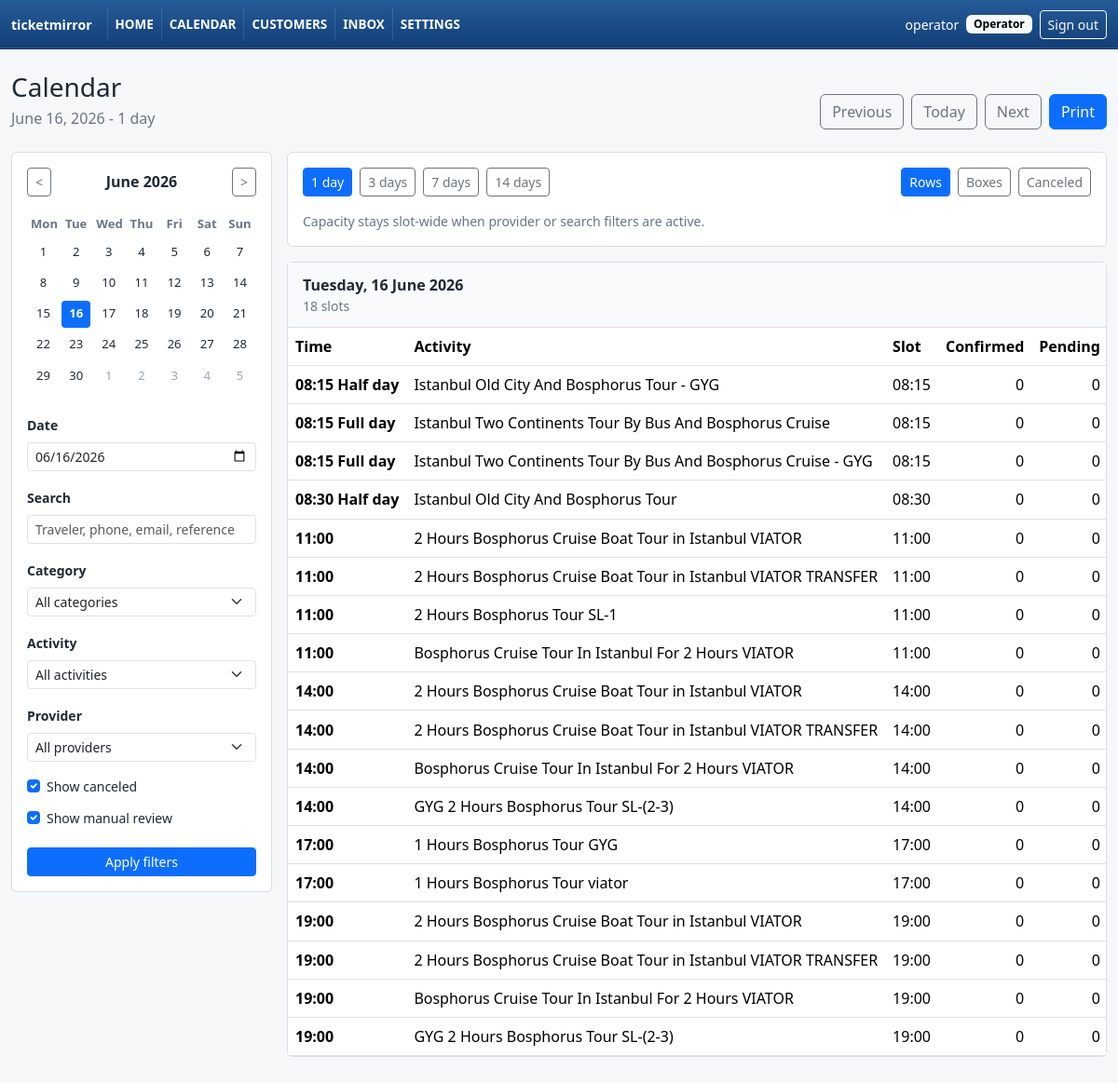
The page /bookings/daily/ (signed in) on the database its author committed.
### apps/accounts/models.py (models this page shows, shortened)
class UserProfile(models.Model):
    class Role(models.TextChoices):
        ADMIN = "admin", "Admin"
        OPERATOR = "operator", "Operator"
        VIEWER = "viewer", "Viewer"
    user = models.OneToOneField(
        settings.AUTH_USER_MODEL,
        on_delete=models.CASCADE,
        related_name="profile",
    )
    role = models.CharField(max_length=20, choices=Role.choices, default=Role.VIEWER)
    created_at = models.DateTimeField(auto_now_add=True)
    updated_at = models.DateTimeField(auto_now=True)
    class Meta:
        ordering = ["user__username"]

### apps/bookings/models.py (models this page shows, shortened)
class TimeStampedModel(models.Model):
    created_at = models.DateTimeField(auto_now_add=True)
    updated_at = models.DateTimeField(auto_now=True)
    class Meta:
        abstract = True

class TourActivity(TimeStampedModel):
    class Category(models.TextChoices):
        CRUISE = "cruise", "Cruise"
        LAND_AND_CRUISE = "land_and_cruise", "Land and cruise"
        YACHT = "yacht", "Yacht"
        OTHER = "other", "Other"
    name = models.CharField(max_length=180, unique=True)
    internal_display_name = models.CharField(max_length=180, blank=True)
    active = models.BooleanField(default=True)
    category = models.CharField(
        max_length=40,
        choices=Category.choices,
        blank=True,
    )
    display_settings = models.JSONField(default=dict, blank=True)
    notes = models.TextField(blank=True)
    class Meta:
        ordering = ["name"]
        indexes = [
            models.Index(fields=["active"], name="activity_active_idx"),
            models.Index(
                fields=["category", "active"],
                name="activity_cat_active_idx",
            ),
        ]

class ActivityScheduleSlot(TimeStampedModel):
    class SlotType(models.TextChoices):
        FIXED_TIME = "fixed_time", "Fixed time"
        HALF_DAY = "half_day", "Half day"
        FULL_DAY = "full_day", "Full day"
        OPEN_TIME = "open_time", "Open time"
        PRIVATE_GROUP = "private_group", "Private group"
    schedule = models.ForeignKey(
        ActivitySchedule,
        on_delete=models.CASCADE,
        related_name="slots",
    )
    start_time = models.TimeField()
    end_time = models.TimeField(null=True, blank=True)
    duration_minutes = models.PositiveIntegerField()
    slot_type = models.CharField(max_length=30, choices=SlotType.choices)
    capacity = models.PositiveIntegerField()
    days_of_week = models.JSONField(default=list, blank=True)
    active = models.BooleanField(default=True)
    class Meta:
        ordering = ["schedule__activity__name", "schedule__schedule_kind", "start_time"]
        indexes = [
            models.Index(
                fields=["schedule", "active"],
                name="act_slot_sched_active_idx",
            ),
            models.Index(fields=["start_time"], name="activity_slot_start_idx"),
            models.Index(fields=["slot_type"], name="activity_slot_type_idx"),
        ]

### apps/bookings/views.py (the view)
# urls.py: path("daily/", views.daily_operations, name="daily"),
@viewer_required
def daily_operations(request):
    selected_date = _parse_date(request.GET.get("date")) or timezone.localdate()
    range_days = _parse_range_days(request.GET.get("range"))
    query = request.GET.get("q", "").strip()
    view_mode = request.GET.get("view", "rows")
    if view_mode not in {"rows", "boxes"}:
        view_mode = "rows"
    filters = _calendar_filters(request)
    filters["view"] = view_mode
    date_range = _date_range(selected_date, range_days)
    base_bookings = (
        Booking.objects.filter(active_travel_date__in=date_range)
        .select_related("provider", "activity", "schedule_slot")
        .order_by(
            "active_travel_date",
            "activity__name",
            "schedule_slot__start_time",
            "provider_booking_reference",
        )
    )
    matching_bookings = _filter_calendar_bookings(base_bookings, filters)
    restrict_to_bookings = _requires_booking_match(filters)
    base_params = _base_calendar_params(selected_date, range_days, filters)
    day_sections = [
        {
            "date": service_date,
            "label": _calendar_day_label(service_date),
            "rows": _capacity_rows(
                service_date,
                matching_bookings.filter(active_travel_date=service_date),
                filters=filters,
                restrict_to_bookings=restrict_to_bookings,
                url_params=base_params,
            ),
        }
        for service_date in date_range
    ]
    context = {
        "selected_date": selected_date,
        "range_days": range_days,
        "range_options": [
            {
                "days": days,
                "active": days == range_days,
                "url": _calendar_url(base_params, range=days),
            }
            for days in sorted(ALLOWED_RANGE_DAYS)
        ],
        "query": query,
        "view_mode": view_mode,
        "filters": filters,
        "day_sections": day_sections,
        "rows": day_sections[0]["rows"] if day_sections else [],
        "mini_calendar": _mini_calendar(selected_date, base_params),
        "activity_options": TourActivity.objects.filter(active=True).order_by("name"),
        "category_options": _category_options(),
        "provider_options": Provider.objects.filter(active=True).order_by("name"),
        "previous_url": _calendar_url(
            base_params,
            date=selected_date - timedelta(days=range_days),
            view=view_mode,
        ),
        "today_url": _calendar_url(
            base_params,
            date=timezone.localdate(),
            view=view_mode,
        ),
        "next_url": _calendar_url(
            base_params,
            date=selected_date + timedelta(days=range_days),
            view=view_mode,
        ),
        "rows_view_url": _calendar_url(base_params, view="rows"),
        "boxes_view_url": _calendar_url(base_params, view="boxes"),
    }
    return render(request, "bookings/daily.html", context)

### apps/bookings/templates/bookings/daily.html (shortened to what this page needs)
{% extends "base/base.html" %}
{% load booking_extras %}
{% block content %}
  <div class="d-flex flex-wrap justify-content-between align-items-end gap-3 mb-4">
    <div>
      <h1 class="h3 mb-1">Calendar</h1>
      <div class="tm-muted">{{ selected_date }} - {{ range_days }} day{% if range_days != 1 %}s{% endif %}</div>
    </div>
    <div class="d-flex flex-wrap gap-2">
      <a class="btn btn-outline-secondary" href="{{ previous_url }}">Previous</a>
      <a class="btn btn-outline-secondary" href="{{ today_url }}">Today</a>
      <a class="btn btn-outline-secondary" href="{{ next_url }}">Next</a>
      <a class="btn btn-primary" href="{% url 'reports:daily_manifest_csv' %}?date={{ selected_date|date:'Y-m-d' }}">Print</a>
    </div>
  </div>
  <div class="tm-calendar-layout">
    <aside class="tm-card tm-calendar-rail">
      <div class="d-flex justify-content-between align-items-center mb-3">
        <a class="btn btn-sm btn-outline-secondary" href="{{ mini_calendar.previous_month_url }}">&lt;</a>
        <div class="fw-semibold">{{ mini_calendar.month_label }}</div>
        <a class="btn btn-sm btn-outline-secondary" href="{{ mini_calendar.next_month_url }}">&gt;</a>
      </div>
      <table class="tm-mini-calendar mb-4">
        <thead>
          <tr>
            {% for weekday in mini_calendar.weekdays %}
              <th>{{ weekday }}</th>
            {% endfor %}
          </tr>
        </thead>
        <tbody>
          {% for week in mini_calendar.weeks %}
            <tr>
              {% for day in week %}
                <td>
                  <a class="{% if day.is_selected %}active{% elif not day.is_current_month %}muted{% endif %}" href="{{ day.url }}">{{ day.day }}</a>
                </td>
              {% endfor %}
            </tr>
          {% endfor %}
        </tbody>
      </table>
      <form method="get" class="vstack gap-3">
        <div>
          <label class="form-label small fw-semibold" for="calendar-date">Date</label>
          <input id="calendar-date" class="form-control form-control-sm" type="date" name="date" value="{{ selected_date|date:'Y-m-d' }}">
        </div>
        <div>
          <label class="form-label small fw-semibold" for="calendar-q">Search</label>
          <input id="calendar-q" class="form-control form-control-sm" type="search" name="q" placeholder="Traveler, phone, email, reference" value="{{ query }}">
        </div>
        <div>
          <label class="form-label small fw-semibold" for="calendar-category">Category</label>
          <select id="calendar-category" class="form-select form-select-sm" name="category">
            <option value="">All categories</option>
          </select>
        </div>
        <div>
          <label class="form-label small fw-semibold" for="calendar-activity">Activity</label>
          <select id="calendar-activity" class="form-select form-select-sm" name="activity">
            <option value="">All activities</option>
          </select>
        </div>
        <div>
          <label class="form-label small fw-semibold" for="calendar-provider">Provider</label>
          <select id="calendar-provider" class="form-select form-select-sm" name="provider">
            <option value="">All providers</option>
          </select>
        </div>
        <div class="vstack gap-2">
          <label class="form-check small">
            <input class="form-check-input" type="checkbox" name="show_cancelled" value="1" {% if filters.show_cancelled %}checked{% endif %}>
            Show canceled
          </label>
          <label class="form-check small">
            <input class="form-check-input" type="checkbox" name="show_manual_review" value="1" {% if filters.show_manual_review %}checked{% endif %}>
            Show manual review
          </label>
        </div>
        <button class="btn btn-primary btn-sm" type="submit">Apply filters</button>
      </form>
    </aside>
    <section class="tm-calendar-main">
      <div class="tm-card p-3 mb-3">
        <div class="d-flex flex-wrap justify-content-between align-items-center gap-3">
          <div class="d-flex flex-wrap gap-2">
            {% for option in range_options %}
              <a class="btn btn-sm {% if option.active %}btn-primary{% else %}btn-outline-secondary{% endif %}" href="{{ option.url }}">{{ option.days }} day{% if option.days != 1 %}s{% endif %}</a>
            {% endfor %}
          </div>
          <div class="d-flex flex-wrap gap-2">
            <a class="btn btn-sm {% if view_mode == 'rows' %}btn-primary{% else %}btn-outline-secondary{% endif %}" href="{{ rows_view_url }}">Rows</a>
            <a class="btn btn-sm {% if view_mode == 'boxes' %}btn-primary{% else %}btn-outline-secondary{% endif %}" href="{{ boxes_view_url }}">Boxes</a>
            <span class="btn btn-sm {% if filters.show_cancelled %}btn-outline-secondary{% else %}btn-outline-secondary disabled{% endif %}">Canceled</span>
          </div>
          <div class="small tm-muted">
            Capacity stays slot-wide when provider or search filters are active.
          </div>
        </div>
      </div>
      {% for section in day_sections %}
        <div class="tm-card mb-3">
          <div class="tm-day-heading">
            <div>
              <div class="fw-semibold">{{ section.label }}</div>
              <div class="small tm-muted">{{ section.rows|length }} slot{% if section.rows|length != 1 %}s{% endif %}</div>
            </div>
          </div>
          <div class="table-responsive">
            {% if view_mode == 'boxes' %}
              <div class="tm-calendar-box-grid">
                {% for row in section.rows %}
                  <a class="tm-calendar-box tm-calendar-box-{{ row.status }}" href="{{ row.slot_url }}">
                    <span class="tm-calendar-box-time">{{ row.slot_label }}</span>
                    <span class="tm-calendar-box-title">{{ row.activity.name|default:"Unmapped activity" }}</span>
                    {% if row.has_warning %}<span class="tm-calendar-alert" aria-label="Needs review" title="Needs review">!</span>{% endif %}
                    <span class="tm-calendar-box-meta">{{ row.confirmed }} booked{% if row.cancelled_count %}, {{ row.cancelled_count }} canceled{% endif %}</span>
                    <span class="tm-calendar-box-meta">{{ row.remaining|default_if_none:"" }} available</span>
                  </a>
                {% empty %}
                  <div class="tm-bookeo-empty">No matching slots for this date.</div>
                {% endfor %}
              </div>
            {% else %}
              <table class="table table-hover tm-table tm-schedule-table mb-0">
              <thead>
                <tr>
                  <th>Time</th>
                  <th>Activity</th>
                  <th>Slot</th>
                  <th class="text-end">Confirmed</th>
                  <th class="text-end">Pending</th>
                </tr>
              </thead>
              <tbody>
                {% for row in section.rows %}
                  <tr {% if row.slot_url %}data-href="{{ row.slot_url }}"{% endif %}>
                    <td class="fw-semibold">{{ row.slot_label }}</td>
                    <td>{{ row.activity.name|default:"Unmapped activity" }}</td>
                    <td>{{ row.slot.start_time|time:"H:i"|default:"Unmapped slot" }}</td>
                    <td class="text-end">{{ row.confirmed }}</td>
                    <td class="text-end">{{ row.pending }}</td>
                  </tr>
                {% empty %}
                  <tr><td colspan="10" class="text-center tm-muted py-4">No matching slots for this date.</td></tr>
                {% endfor %}
              </tbody>
              </table>
            {% endif %}
          </div>
        </div>
      {% empty %}
        <div class="tm-card p-4 text-center tm-muted">No dates in this range.</div>
      {% endfor %}
    </section>
  </div>
{% endblock %}

### apps/core/templates/base/base.html (shortened to what this page needs)
{% load booking_extras %}
<!doctype html>
<html lang="en">
  <head>
    <link href="https://cdn.jsdelivr.net/npm/bootstrap@5.3.3/dist/css/bootstrap.min.css" rel="stylesheet">
  </head>
  <body>
    <nav class="navbar navbar-expand-lg tm-top-nav">
      <div class="container-fluid tm-shell">
        <a class="navbar-brand fw-semibold" href="{% url 'core:dashboard' %}">ticketmirror</a>
        {% if user.is_authenticated %}
          <div class="collapse navbar-collapse" id="mainNav">
            <div class="navbar-nav me-auto" data-testid="primary-nav">
              <a class="nav-link" href="{% url 'core:dashboard' %}">Home</a>
              <a class="nav-link" href="{% url 'bookings:daily' %}">Calendar</a>
              <a class="nav-link" href="{% url 'core:customers' %}">Customers</a>
              <a class="nav-link" href="{% url 'inbox' %}">Inbox</a>
              <a class="nav-link" href="{% url 'core:settings' %}">Settings</a>
            </div>
            <form method="post" action="{% url 'logout' %}" class="d-flex align-items-center gap-2">
              <span class="small">{{ user.username }}</span>
              {% if user.is_superuser %}
                <span class="badge text-bg-light">Admin</span>
              {% elif user.profile %}
                <span class="badge text-bg-light">{{ user.profile.get_role_display }}</span>
              {% endif %}
              <button class="btn btn-sm btn-outline-light" type="submit">Sign out</button>
            </form>
          </div>
        {% endif %}
      </div>
    </nav>
    <main class="container-fluid tm-shell py-4">
      {% block content %}{% endblock %}
    </main>
  </body>
</html>

### rows shown on the page
TourActivity: activity.name "Istanbul Old City And Bosphorus Tour - GYG"
ActivityScheduleSlot: slot.start_time "08:15"
TourActivity: activity.name "Istanbul Two Continents Tour By Bus And Bosphorus Cruise"
ActivityScheduleSlot: slot.start_time "08:15"
TourActivity: activity.name "Istanbul Two Continents Tour By Bus And Bosphorus Cruise - GYG"
ActivityScheduleSlot: slot.start_time "08:15"
TourActivity: activity.name "Istanbul Old City And Bosphorus Tour"
ActivityScheduleSlot: slot.start_time "08:30"
TourActivity: activity.name "2 Hours Bosphorus Cruise Boat Tour in Istanbul VIATOR" "2 Hours Bosphorus Cruise Boat Tour in Istanbul VIATOR" "2 Hours Bosphorus Cruise Boat Tour in Istanbul VIATOR"
ActivityScheduleSlot: slot.start_time "11:00"
TourActivity: activity.name "2 Hours Bosphorus Cruise Boat Tour in Istanbul VIATOR TRANSFER" "2 Hours Bosphorus Cruise Boat Tour in Istanbul VIATOR TRANSFER" "2 Hours Bosphorus Cruise Boat Tour in Istanbul VIATOR TRANSFER"
ActivityScheduleSlot: slot.start_time "11:00"
TourActivity: activity.name "2 Hours Bosphorus Tour SL-1"
ActivityScheduleSlot: slot.start_time "11:00"
TourActivity: activity.name "Bosphorus Cruise Tour In Istanbul For 2 Hours VIATOR" "Bosphorus Cruise Tour In Istanbul For 2 Hours VIATOR" "Bosphorus Cruise Tour In Istanbul For 2 Hours VIATOR"
ActivityScheduleSlot: slot.start_time "11:00"
ActivityScheduleSlot: slot.start_time "14:00"
ActivityScheduleSlot: slot.start_time "14:00"
ActivityScheduleSlot: slot.start_time "14:00"
TourActivity: activity.name "GYG 2 Hours Bosphorus Tour SL-(2-3)" "GYG 2 Hours Bosphorus Tour SL-(2-3)"
ActivityScheduleSlot: slot.start_time "14:00"
TourActivity: activity.name "1 Hours Bosphorus Tour GYG"
ActivityScheduleSlot: slot.start_time "17:00"
TourActivity: activity.name "1 Hours Bosphorus Tour viator"
ActivityScheduleSlot: slot.start_time "17:00"
ActivityScheduleSlot: slot.start_time "19:00"
ActivityScheduleSlot: slot.start_time "19:00"
ActivityScheduleSlot: slot.start_time "19:00"
ActivityScheduleSlot: slot.start_time "19:00"

### other values the page prints
{{ user.username }} "operator"
{{ user.profile.get_role_display }} "Operator"
{{ selected_date }} "June 16, 2026"
{{ range_days }} "1"
{{ mini_calendar.month_label }} "June 2026"
{{ weekday }} "Mon" "Tue" "Wed" "Thu" "Fri" "Sat" "Sun"
{{ day.day }} "1" "2" "3" "4" "5" "6" "7" "8" "9" "10" "11" "12" "13" "14" "15" "16" "17" "18" "19" "20" "21" "22" "23" "24" "25" "26" "27" "28" "29" "30" "1" "2" "3" "4" "5"
{{ option.days }} "1" "3" "7" "14"
{{ section.label }} "Tuesday, 16 June 2026"
{{ section.rows|length }} "18"
{{ row.slot_label }} "08:15 Half day" "08:15 Full day" "08:15 Full day" "08:30 Half day" "11:00" "11:00" "11:00" "11:00" "14:00" "14:00" "14:00" "14:00" "17:00" "17:00" "19:00" "19:00" "19:00" "19:00"
{{ row.confirmed }} "0" "0" "0" "0" "0" "0" "0" "0" "0" "0" "0" "0" "0" "0" "0" "0" "0" "0"
{{ row.pending }} "0" "0" "0" "0" "0" "0" "0" "0" "0" "0" "0" "0" "0" "0" "0" "0" "0" "0"
